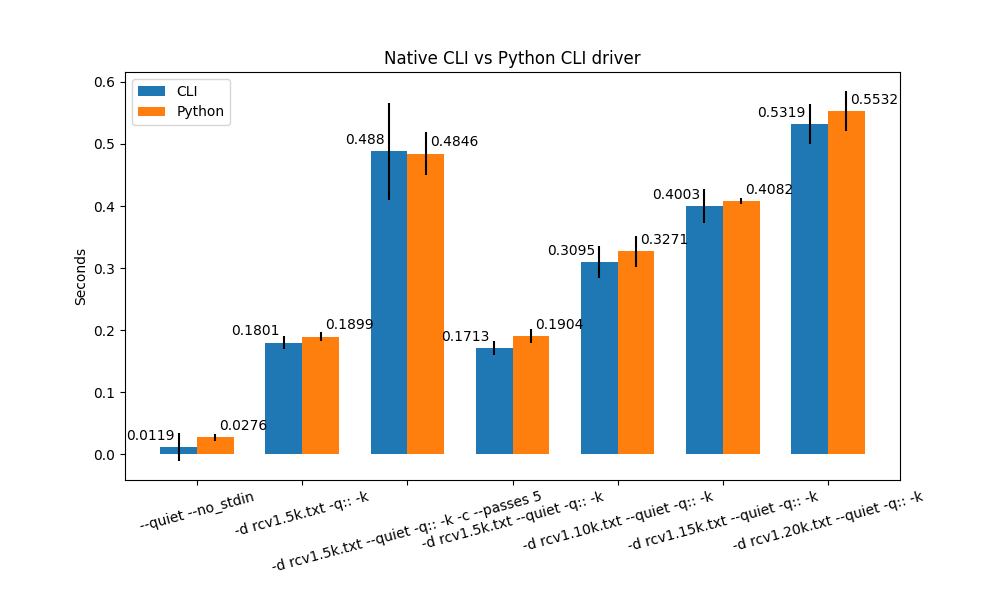

Recreate this plot in Python.
import matplotlib.pyplot as plt
import numpy as np

# Benchmark results are stored in a csv file with the following format:
# command,mean,stddev,median,user,system,min,max
def load_benchmark_results(filename):
    with open(filename, "r") as f:
        lines = f.readlines()
        lines = lines[1:] # Remove header
        results = []
        for line in lines:
            command, mean, stddev, median, user, system, min, max = line.split(",")
            results.append({
                "command": command,
                "mean": round(float(mean), 4),
                "stddev": round(float(stddev), 4),
                "median": float(median),
                "user": float(user),
                "system": float(system),
                "min": float(min),
                "max": float(max),
            })
        return results




labels = []
cli_results_means = []
cli_results_stddevs = []
python_results_means = []
python_results_stddevs = []

def append_benchmark_result(filename):
    results = load_benchmark_results(filename)
    command  = " ".join(results[0]["command"].split(" ")[1:])
    labels.append(command)
    for result in results:
        if "python" in result["command"]:
            python_results_means.append(result["mean"])
            python_results_stddevs.append(result["stddev"])
        else:
            cli_results_means.append(result["mean"])
            cli_results_stddevs.append(result["stddev"])

for i in range(1, 9):
    append_benchmark_result(f"bench{i}.csv")

# Print a markdown table of the results
print("| Command | CLI | Python |")
print("| --- | --- | --- |")
for i in range(len(labels)):
    print(f"| `{labels[i]}` | {cli_results_means[i]} s ± {cli_results_stddevs[i]} s | {python_results_means[i]} s ± {python_results_stddevs[i]} s |")

ind = np.arange(len(cli_results_means))  # the x locations for the groups
width = 0.35  # the width of the bars


fig, ax = plt.subplots(figsize=(10,6))
rects1 = ax.bar(ind - width/2, cli_results_means, width, yerr=cli_results_stddevs,
                label='CLI')
rects2 = ax.bar(ind + width/2, python_results_means, width, yerr=python_results_stddevs,
                label='Python')

# Add some text for labels, title and custom x-axis tick labels, etc.
ax.set_ylabel('Seconds')
ax.set_title('Native CLI vs Python CLI driver')
ax.set_xticks(ind)
ax.set_xticklabels(labels)
ax.legend()

def autolabel(rects, xpos='center'):
    ha = {'center': 'center', 'right': 'left', 'left': 'right'}
    offset = {'center': 0, 'right': 1, 'left': -1}

    for rect in rects:
        height = rect.get_height()
        ax.annotate('{}'.format(height),
                    xy=(rect.get_x() + rect.get_width() / 2, height),
                    xytext=(offset[xpos]*3, 3),  # use 3 points offset
                    textcoords="offset points",  # in both directions
                    ha=ha[xpos], va='bottom')


autolabel(rects1, "left")
autolabel(rects2, "right")
fig.subplots_adjust(bottom=0.2)
fig.set_dpi(100)

plt.xticks(rotation = 15)
# plt.show()
plt.savefig('plot_cli.png')